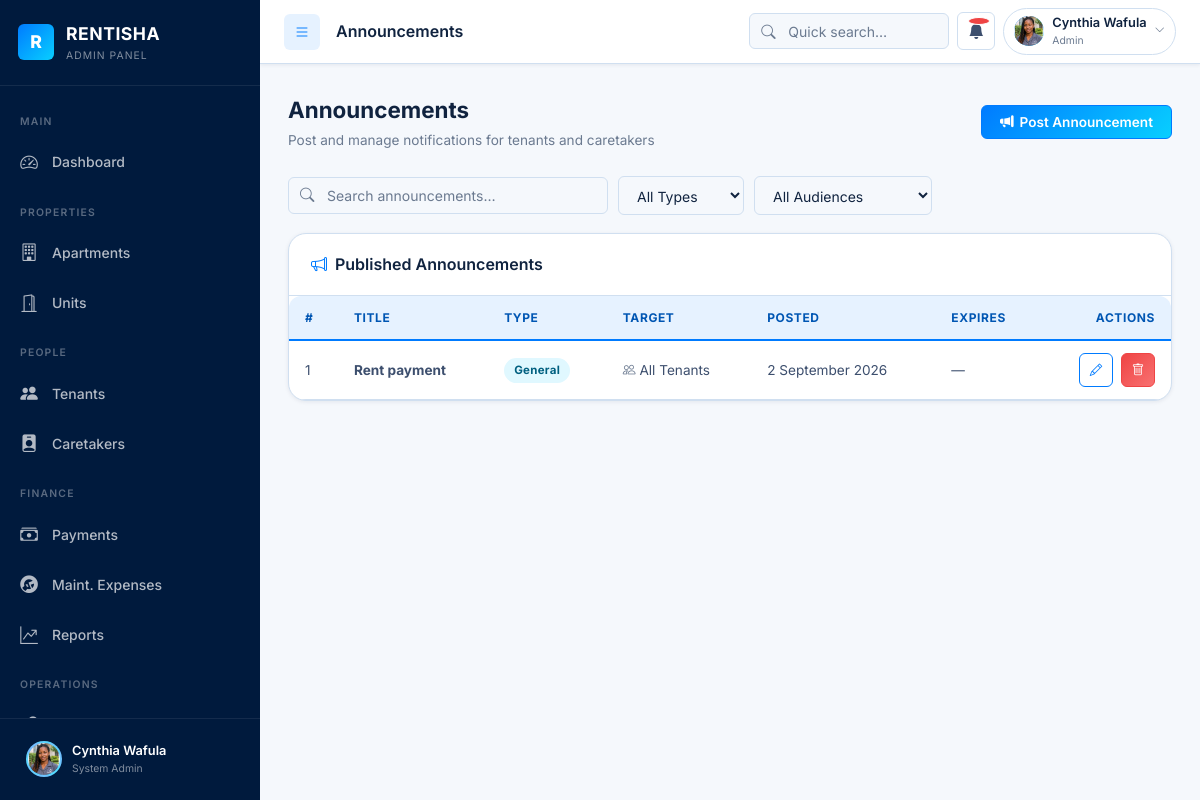
The page /admin/announcements.php (signed in) on the database its author committed.
### tables this page shows
CREATE TABLE `announcements` (
  `id` int(10) UNSIGNED NOT NULL,
  `created_by` int(10) UNSIGNED NOT NULL,
  `title` varchar(200) NOT NULL,
  `body` text NOT NULL,
  `type` enum('General','Urgent','Information') NOT NULL DEFAULT 'General',
  `target` enum('all_tenants','all_caretakers','specific_apartment','specific_tenant') NOT NULL DEFAULT 'all_tenants',
  `target_id` int(10) UNSIGNED DEFAULT NULL COMMENT 'apartment_id or tenant_id when target is specific',
  `created_at` datetime NOT NULL DEFAULT current_timestamp(),
  `expires_at` datetime DEFAULT NULL
);

### includes/db_helpers.php (called while the page is built, shortened)
<?php
function getAllAnnouncements(): array {
    try {
        $pdo = getDB();
        $st  = $pdo->query("SELECT a.id,a.title,a.body,a.type,a.target,a.target_id,a.created_at,a.expires_at,u.full_name AS author_name,ap.name AS apartment_name FROM announcements a JOIN users u ON u.id=a.created_by LEFT JOIN apartments ap ON ap.id=a.target_id AND a.target='specific_apartment' ORDER BY a.created_at DESC");
        return $st->fetchAll(PDO::FETCH_ASSOC);
    } catch (Exception $e) { return []; }
}
function formatDate(?string $date): string {
    try { return (new DateTime($date))->format('j F Y'); }
    catch (Exception $e) { return $date; }
}

### admin/announcements.php (the view, shortened to what this page needs)
<?php
require_once '../includes/db_helpers.php';
$announcements = getAllAnnouncements();
?>
<!DOCTYPE html>
<html lang="en">
<head>
  <link rel="stylesheet" href="https://cdn.jsdelivr.net/npm/bootstrap-icons@1.11.3/font/bootstrap-icons.min.css">
  <link rel="stylesheet" href="../assets/css/style.css">
</head>
<body>
<div class="rms-shell">
  <?php include '../includes/sidebar_admin.php'; ?>
  <div class="main-content" id="mainContent">
    <?php include '../includes/topnav.php'; ?>
    <div class="page-content">
      <div class="page-header">
        <div>
          <h1>Announcements</h1>
          <p>Post and manage notifications for tenants and caretakers</p>
        </div>
        <button class="btn btn-primary" data-modal-open="postAnnouncementModal">
          <i class="bi bi-megaphone-fill"></i> Post Announcement
        </button>
      </div>
      <div class="filter-bar">
        <div class="input-group search-box">
          <input type="search" class="form-control" placeholder="Search announcements…" data-search-table="annTable">
        </div>
        <select class="form-control" style="width:auto">
          <option>All Types</option>
        </select>
        <select class="form-control" style="width:auto">
          <option>All Audiences</option>
        </select>
      </div>
      <div class="card">
        <div class="card-header">
          <h3 class="card-title"><i class="bi bi-megaphone"></i> Published Announcements</h3>
        </div>
        <div class="card-body p-0">
          <div class="table-wrapper">
            <table class="rms-table" id="annTable">
              <thead>
                <tr><th>#</th><th>Title</th><th>Type</th><th>Target</th><th>Posted</th><th>Expires</th><th class="col-actions">Actions</th></tr>
              </thead>
              <tbody>
                <?php
                $targetLabels = [
                  'all_tenants' => 'All Tenants',
                  'all_caretakers' => 'All Caretakers',
                  'specific_apartment' => 'Specific Apartment',
                  'specific_tenant' => 'Specific Tenant',
                ];
                $tc = ['Urgent'=>'badge-overdue','General'=>'badge-info','Information'=>'badge-active'];
                foreach($announcements as $a): ?>
                <tr>
                  <td><?= (int)$a['id'] ?></td>
                  <td class="fw-bold"><?= htmlspecialchars($a['title']) ?></td>
                  <td><span class="badge <?= $tc[$a['type']] ?? 'badge-info' ?>"><?= htmlspecialchars($a['type']) ?></span></td>
                  <td><i class="bi bi-people fs-sm text-muted"></i>
                    <?= htmlspecialchars($a['target'] === 'specific_apartment' && $a['apartment_name'] ? $a['apartment_name'] : ($targetLabels[$a['target']] ?? $a['target'])) ?>
                  </td>
                  <td><?= formatDate($a['created_at']) ?></td>
                  <td><?= $a['expires_at'] ? formatDate($a['expires_at']) : '—' ?></td>
                  <td class="col-actions">
                    <div class="d-flex gap-2" style="justify-content:flex-end">
                      <button class="btn btn-outline btn-sm btn-icon" title="Edit" data-modal-open="postAnnouncementModal"><i class="bi bi-pencil"></i></button>
                      <button class="btn btn-danger btn-sm btn-icon" title="Delete" onclick="confirmAction('Delete this announcement?')"><i class="bi bi-trash"></i></button>
                    </div>
                  </td>
                </tr>
                <?php endforeach; ?>
              </tbody>
            </table>
          </div>
        </div>
      </div>
    </div>
  </div>
</div>
</body>
</html>

### rows shown on the page
announcements: id "1", title "Rent payment", type "General", target "All Tenants", created_at "2 September 2026"

### other values the page prints
$_SESSION['name'] "Cynthia Wafula"
$pageTitle "Announcements"
$userName "Cynthia Wafula"
$roleBadge['label'] "Admin"
